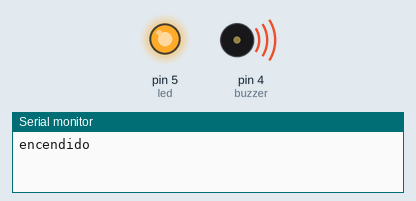
Recording of a sketch running on a simulated Arduino Uno, built with avr-gcc and run on an emulated ATmega328P. Shown: output pins drawn as LEDs (lit = HIGH), buzzer (waves = sounding), the last lines printed to the serial monitor.

Above: at 1.5 s.
At 4.5 s:
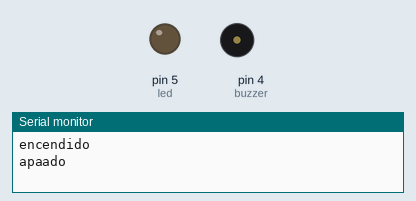
Timing chart, 0 to 7.8 s (numbered marks = the images above):
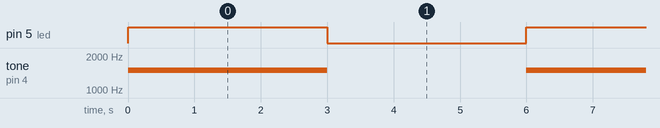

Measured:
- by itself, pin 5 (led): alternates HIGH for 3.0 s and LOW for 3.0 s
- by itself, tone on pin 4 (buzzer): alternates 1500 Hz for 3.0 s and silent for 3.0 s

The sketch:

exp_buzer_pin_led.ino
```cpp
int led=5;
int buzzer=4;


void setup() {
  // put your setup code here, to run once:
pinMode(led,OUTPUT);
pinMode(buzzer,OUTPUT);
Serial.begin(9600);
}

void loop() {
  // put your main code here, to run repeatedly:
digitalWrite(led,HIGH);
tone(buzzer,1500);
Serial.println("encendido");
delay(3000);
digitalWrite(led,LOW);
noTone(buzzer);
Serial.println("apaado");
delay(3000);
}
```
